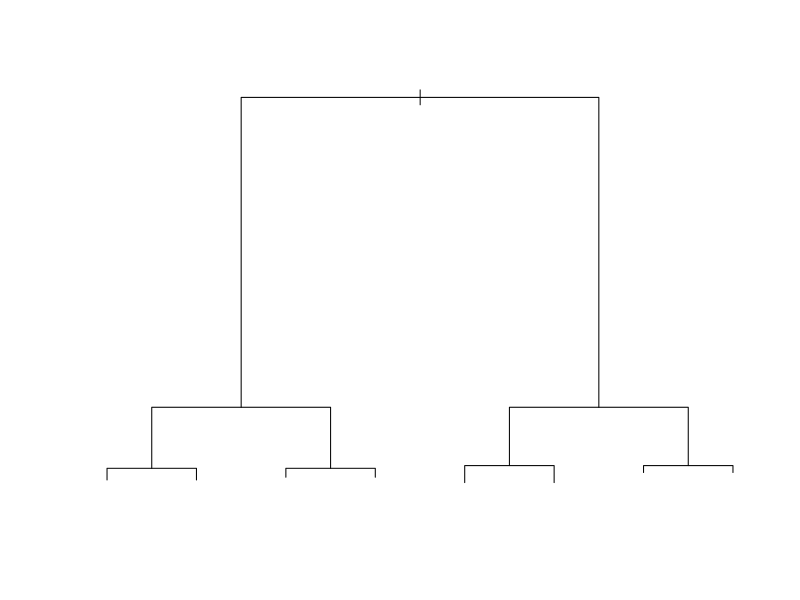

The R source for this figure:
library(rpart)
n <- 1000
sigma <- 0.25
x <- rnorm(n, 0, 1)
y <- 0.75 * x + rnorm(n, 0, sigma)
dat <- data.frame(x = x, y = y)

set.seed(1)
fit <- rpart(y ~ ., data = dat) 
plot(fit)